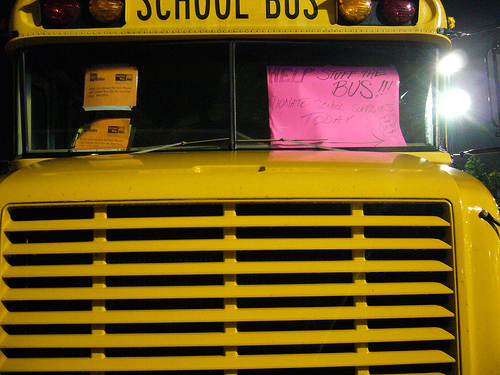
#> input picture examples/squeezenet-esp32/test/bus.jpeg, 500 x 375 px
$ python squeezenet224_sender.py --image bus.jpeg
#> lines starting #> are read from the running program, lines starting #| are printed output that depends on the picture
#!/usr/bin/env python3
"""
squeezenet224_sender_revised.py

Robust sender for the Noodle SqueezeNet-1.1 224x224 ImageNet demo.

Protocol:
  wait READY
  send b"IMG"
  wait RDYIMG
  send image in 64-byte chunks
  wait ACK after every 64-byte chunk
  wait PRED
  wait READY before next image

This follows noodle_serial.cpp:
  - wait_for_img_header() looks for bytes I M G
  - recv_image_chunked() prints RDYIMG
  - recv_image_chunked() receives CHUNK_SIZE=64 bytes
  - recv_image_chunked() prints ACK after each 64-byte chunk

Important fix compared with the earlier sender:
  - SerialLineReader keeps leftover bytes between reads, so fast multi-line MCU
    logs are not truncated or mixed.
  - If the MCU prints READY again while we are waiting for RDYIMG, the sender
    re-sends the IMG header. This helps with native USB CDC reset/boot timing.

Label file:
  If imagenet_classes.txt is in the same folder as this script, the sender
  automatically prints the ImageNet label for the predicted class id.
"""

import argparse
import time
from pathlib import Path
from typing import Optional, Tuple

import numpy as np
from PIL import Image
import serial


SERIAL_PORT = "/dev/ttyACM0"
BAUD = 921600

IMG_W = 224
IMG_H = 224
IMG_C = 3
IMG_SIZE = IMG_W * IMG_H * IMG_C

# Must match noodle_serial.cpp
CHUNK_SIZE = 64

TIMEOUT_S = 600.0

SCRIPT_DIR = Path(__file__).resolve().parent
DEFAULT_LABELS_PATH = SCRIPT_DIR / "imagenet_classes.txt"


class SerialLineReader:
    """Stateful serial line reader.

    pyserial can return several MCU log lines in one read. A stateless
    read_line() that creates a new buffer each time will return the first line
    and discard the rest. This class keeps the remaining bytes for the next
    read, so diagnostic messages stay complete.
    """

    def __init__(self, ser: serial.Serial):
        self.ser = ser
        self.buf = bytearray()

    def read_line(self, timeout_s: float) -> str:
        t0 = time.time()

        while (time.time() - t0) < timeout_s:
            if b"\n" in self.buf:
                line, _, rest = self.buf.partition(b"\n")
                self.buf = bytearray(rest)
                return line.decode("utf-8", errors="replace").strip()

            chunk = self.ser.read(self.ser.in_waiting or 1)
            if chunk:
                self.buf.extend(chunk)

        raise TimeoutError("Timed out waiting for a line from serial.")

    def clear(self) -> None:
        self.buf.clear()


def load_labels(path: Optional[str]):
    """Load ImageNet labels, one class name per line."""
    if path is None:
        return None

    p = Path(path)
    if not p.exists():
        print(f"[warn] labels file not found: {p}")
        return None

    labels = [line.strip() for line in p.read_text(encoding="utf-8").splitlines()]
    labels = [x for x in labels if x]

    if len(labels) < 1000:
        print(f"[warn] labels file has only {len(labels)} labels; expected 1000")
    else:
        print(f"[info] loaded {len(labels)} labels from {p}")

    return labels


# [6 lines left out: function label_for, not called in this run]


def wait_for_ready(reader: SerialLineReader, timeout_s: float = 30.0) -> None:
    t0 = time.time()

    while (time.time() - t0) < timeout_s:
        try:
            line = reader.read_line(timeout_s=5.0)
        except TimeoutError:
            continue

        if line:
            print(f"[rx] {line}")
            if "READY" in line:
                return

    raise TimeoutError("Device never said READY.")


def load_image_224_rgb_u8(path: str, center_crop: bool = True) -> np.ndarray:
#> called with path = 'bus.jpeg', center_crop = True
    img = Image.open(path).convert("RGB")
#> img is the input picture: PIL image 500x375 RGB; mean R, G, B 111.5, 86, 25.9

    if center_crop:
        # Standard ImageNet-ish preprocessing:
        # resize short side to 256, center crop 224.
        w, h = img.size
#> w = 500; h = 375
        short = min(w, h)
#> short = 375
        scale = 256.0 / float(short)
#> scale = 0.683
        new_w = int(round(w * scale))
#> new_w = 341
        new_h = int(round(h * scale))
#> new_h = 256
        img = img.resize((new_w, new_h), Image.Resampling.BILINEAR)
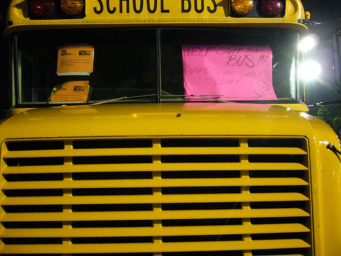
#> img: PIL image 341x256 RGB; mean R, G, B 111.5, 86, 25.9

        left = (new_w - IMG_W) // 2
#> left = 58
        top = (new_h - IMG_H) // 2
#> top = 16
        img = img.crop((left, top, left + IMG_W, top + IMG_H))
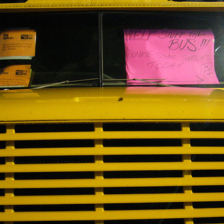
#> img: PIL image 224x224 RGB; mean R, G, B 115, 83.9, 24.2
    else:
        img = img.resize((IMG_W, IMG_H), Image.Resampling.BILINEAR)

    arr = np.asarray(img, dtype=np.uint8)

    if arr.shape != (IMG_H, IMG_W, IMG_C):
        raise RuntimeError(f"unexpected image shape: {arr.shape}")

    return arr


# [120 lines left out: functions send_img_header_until_rdyimg, send_image_chunked, read_pred_line, parse_pred_from_predline, not called in this run]


def main() -> None:
    parser = argparse.ArgumentParser()
    parser.add_argument("--port", default=SERIAL_PORT)
    parser.add_argument("--baud", type=int, default=BAUD)
    parser.add_argument("--image", required=True)
    parser.add_argument(
        "--repeat",
        type=int,
        default=1,
        help="Send the same image N times without closing the serial port.",
    )
    parser.add_argument("--timeout", type=float, default=TIMEOUT_S)
    parser.add_argument("--no-center-crop", action="store_true")
    parser.add_argument(
        "--labels",
        default=str(DEFAULT_LABELS_PATH),
        help="Path to imagenet_classes.txt. Default: same folder as this sender.",
    )
    args = parser.parse_args()

    labels = load_labels(args.labels)
    img = load_image_224_rgb_u8(args.image, center_crop=not args.no_center_crop)

    print(f"Opening serial {args.port} @ {args.baud} ...")
    print(f"Image payload: {IMG_SIZE} bytes, chunk={CHUNK_SIZE}")

    with serial.Serial(
        args.port,
        args.baud,
        timeout=0.1,
        rtscts=False,
        dsrdtr=False,
    ) as ser:
        # Keep native USB CDC boards from being repeatedly reset by control lines.
        ser.dtr = False
        ser.rts = False

        reader = SerialLineReader(ser)

        time.sleep(0.5)
        wait_for_ready(reader, timeout_s=30.0)
        time.sleep(1.0)

        for run_idx in range(args.repeat):
            print()
            print(f"[run] {run_idx + 1}/{args.repeat}")

            send_image_chunked(ser, reader, img)

            pred_line = read_pred_line(reader, args.timeout)
            pred, seconds, max_val = parse_pred_from_predline(pred_line)
            label = label_for(pred, labels)

            extra = ""
            if label is not None:
                extra += f"  label='{label}'"
            if seconds is not None:
                extra += f"  t={seconds:.3f}s"
            if max_val is not None:
                extra += f"  P={max_val:.4f}"

            print(f"[result] run={run_idx + 1} {pred_line}{extra}")

            if pred is not None and label is not None:
                print(f"[label] class_{pred} = {label}")

            # Wait for MCU to become ready before sending the next image.
            wait_for_ready(reader, timeout_s=30.0)


if __name__ == "__main__":
#> (the run stopped early here; a loop or call above may not have finished)
